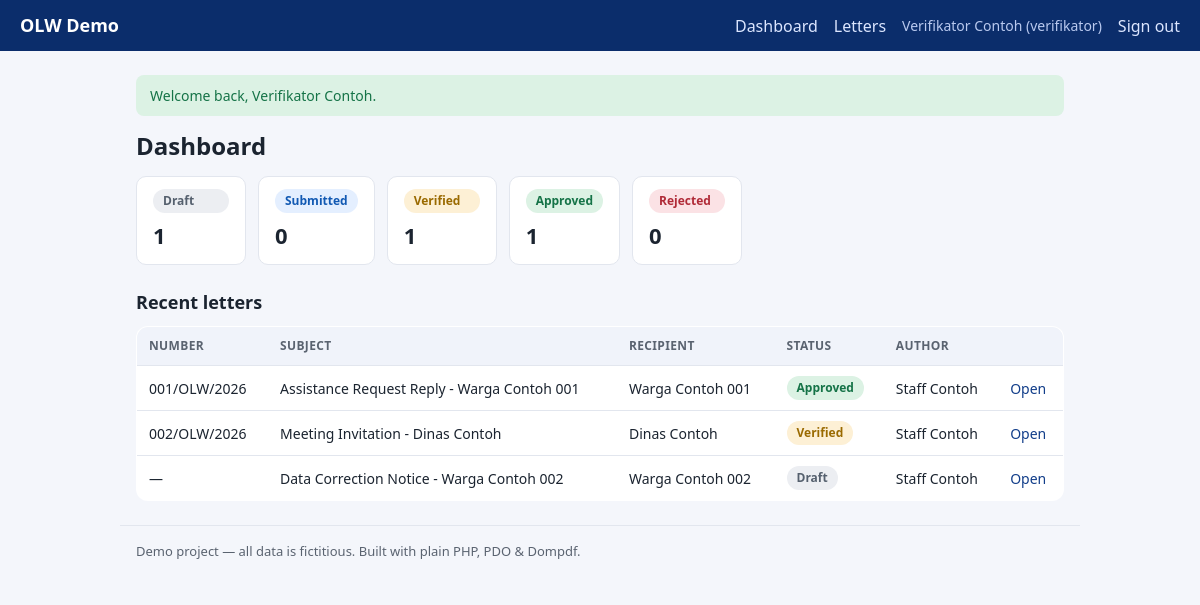
/ (signed in), run on the app's committed database.
### tables this page shows
CREATE TABLE IF NOT EXISTS letters (
    id          INT UNSIGNED NOT NULL AUTO_INCREMENT,
    number      VARCHAR(40)  DEFAULT NULL,
    year        SMALLINT UNSIGNED NOT NULL,
    subject     VARCHAR(200) NOT NULL,
    recipient   VARCHAR(160) NOT NULL,
    body        TEXT         NOT NULL,
    status      ENUM('draft','submitted','verified','approved','rejected') NOT NULL DEFAULT 'draft',
    created_by  INT UNSIGNED NOT NULL,
    created_at  DATETIME     NOT NULL DEFAULT CURRENT_TIMESTAMP,
    updated_at  DATETIME     NOT NULL DEFAULT CURRENT_TIMESTAMP ON UPDATE CURRENT_TIMESTAMP,
    PRIMARY KEY (id),
    UNIQUE KEY uq_letters_number (number),
    KEY idx_letters_status (status),
    KEY idx_letters_created_by (created_by),
    CONSTRAINT fk_letters_user FOREIGN KEY (created_by) REFERENCES users (id)
);

CREATE TABLE IF NOT EXISTS users (
    id            INT UNSIGNED NOT NULL AUTO_INCREMENT,
    name          VARCHAR(120) NOT NULL,
    username      VARCHAR(60)  NOT NULL,
    password_hash VARCHAR(255) NOT NULL,
    role          ENUM('admin','verifikator','staff') NOT NULL DEFAULT 'staff',
    is_active     TINYINT(1)   NOT NULL DEFAULT 1,
    created_at    DATETIME     NOT NULL DEFAULT CURRENT_TIMESTAMP,
    PRIMARY KEY (id),
    UNIQUE KEY uq_users_username (username)
);

### src/helpers.php (called while the page is built, shortened)
<?php
function env(string $key, ?string $default = null): ?string
{
    $value = $_ENV[$key] ?? getenv($key);
    return $value;
}
function e(?string $value): string
{
    return htmlspecialchars((string) $value, ENT_QUOTES | ENT_SUBSTITUTE, 'UTF-8');
}
function take_flashes(): array
{
    $messages = $_SESSION['flash'] ?? [];
    return $messages;
}
function view(string $name, array $data = []): string
{
    $file = dirname(__DIR__) . '/views/' . $name . '.php';
    extract($data, EXTR_SKIP);
    require $file;
    return (string) ob_get_clean();
}
function status_badge(string $status): array
{
    return match ($status) {
        'draft'     => ['Draft', 'badge-gray'],
        'submitted' => ['Submitted', 'badge-blue'],
        'verified'  => ['Verified', 'badge-amber'],
        'approved'  => ['Approved', 'badge-green'],
        'rejected'  => ['Rejected', 'badge-red'],
        default     => [ucfirst($status), 'badge-gray'],
    };
}

### src/Controllers/LetterController.php (called while the page is built, shortened)
<?php
final class LetterController
{
    public static function dashboard(): string
    {
        $letters = Letters::all();
        $counts = ['draft' => 0, 'submitted' => 0, 'verified' => 0, 'approved' => 0, 'rejected' => 0];
        foreach ($letters as $l) {
            $counts[$l['status']] = ($counts[$l['status']] ?? 0) + 1;
        }
        return view('dashboard', [
            'title'   => 'Dashboard',
            'letters' => $letters,
            'counts'  => $counts,
        ]);
    }
}

### src/Database.php (called while the page is built, shortened)
<?php
final class Database
{
    private static ?PDO $pdo = null;
    public static function connection(): PDO
    {
        $host = env('DB_HOST', '127.0.0.1');
        $port = env('DB_PORT', '3306');
        $name = env('DB_NAME', 'olw_demo');
        $user = env('DB_USER', 'root');
        $pass = env('DB_PASS', '');
        $dsn = "mysql:host={$host};port={$port};dbname={$name};charset=utf8mb4";
        try {
            self::$pdo = new PDO($dsn, $user, $pass, [
                PDO::ATTR_ERRMODE            => PDO::ERRMODE_EXCEPTION,
                PDO::ATTR_DEFAULT_FETCH_MODE => PDO::FETCH_ASSOC,
                PDO::ATTR_EMULATE_PREPARES   => false,
            ]);
        } catch (PDOException $e) {
            throw new RuntimeException(
                'Database connection failed. Check your .env settings and that MySQL/MariaDB is running.',
                0,
                $e
            );
        }
        return self::$pdo;
    }
}

### src/Letters.php (called while the page is built, shortened)
<?php
final class Letters
{
    public static function all(): array
    {
        return Database::connection()->query(
            'SELECT l.*, u.name AS author
               FROM letters l JOIN users u ON u.id = l.created_by
              ORDER BY l.created_at DESC'
        )->fetchAll();
    }
}

### src/Auth.php (called while the page is built, shortened)
<?php
final class Auth
{
    public static function check(): bool
    {
        return isset($_SESSION['user']);
    }
    public static function role(): string
    {
        return $_SESSION['user']['role'] ?? '';
    }
    public static function can(string $permission): bool
    {
        return self::check() && Rbac::allows(self::role(), $permission);
    }
}

### src/Rbac.php (called while the page is built, shortened)
<?php
final class Rbac
{
    public static function allows(string $role, string $permission): bool
    {
        return in_array($role, self::MAP[$permission] ?? [], true);
    }
}

### views/dashboard.php (the view, shortened to what this page needs)
<h1>Dashboard</h1>
<div class="stats">
    <?php foreach (['draft','submitted','verified','approved','rejected'] as $s):
        [$label, $cls] = status_badge($s); ?>
        <div class="stat">
            <span class="badge <?= e($cls) ?>"><?= e($label) ?></span>
            <strong><?= (int) ($counts[$s] ?? 0) ?></strong>
        </div>
    <?php endforeach; ?>
</div>
<h2>Recent letters</h2>
<table class="table">
    <thead><tr><th>Number</th><th>Subject</th><th>Recipient</th><th>Status</th><th>Author</th><th></th></tr></thead>
    <tbody>
    <?php foreach ($letters as $l): [$label, $cls] = status_badge($l['status']); ?>
        <tr>
            <td><?= e($l['number'] ?? '—') ?></td>
            <td><?= e($l['subject']) ?></td>
            <td><?= e($l['recipient']) ?></td>
            <td><span class="badge <?= e($cls) ?>"><?= e($label) ?></span></td>
            <td><?= e($l['author']) ?></td>
            <td><a href="/letters/show?id=<?= (int) $l['id'] ?>">Open</a></td>
        </tr>
    <?php endforeach; ?>
    </tbody>
</table>
<?php $content = ob_get_clean();
echo view('layout', ['title' => $title ?? 'Dashboard', 'content' => $content]);

### public/assets/style.css (style rules this page uses)
:root { --navy:#0b2d6b; --navy2:#123e8a; --ink:#1b2430; --muted:#5a6370; --line:#e2e6ee; --bg:#f4f6fb; --white:#fff; --green:#157347; --amber:#9a6a00; --red:#b02a37; --blue:#1159b3; --gray:#55606e; }
* { box-sizing:border-box }
body { margin:0;font-family:system-ui,-apple-system,Segoe UI,Roboto,Arial,sans-serif; color:var(--ink);background:var(--bg);line-height:1.5 }
a { color:var(--navy2);text-decoration:none }
h1 { font-size:24px;margin:0 0 12px }
h2 { font-size:18px;margin:24px 0 10px }
.table { width:100%;border-collapse:collapse;background:#fff;border:1px solid var(--line); border-radius:12px;overflow:hidden }
.table th,.table td { text-align:left;padding:10px 12px;border-bottom:1px solid var(--line);font-size:14px }
.table th { background:#f0f3fa;color:var(--muted);font-size:12px;text-transform:uppercase;letter-spacing:.03em }
.badge { display:inline-block;padding:3px 10px;border-radius:999px;font-size:12px;font-weight:700 }
.badge-gray { background:#eceef2;color:var(--gray) }
.badge-blue { background:#e4efff;color:var(--blue) }
.badge-amber { background:#fdf0d5;color:var(--amber) }
.badge-green { background:#dcf2e4;color:var(--green) }
.badge-red { background:#fbe2e5;color:var(--red) }
.stats { display:flex;gap:12px;flex-wrap:wrap;margin-bottom:8px }
.stat { background:#fff;border:1px solid var(--line);border-radius:10px;padding:12px 16px; display:flex;flex-direction:column;gap:6px;min-width:110px }
.stat strong { font-size:22px }

### data on the page
letters: id "1", number "001/OLW/2026", subject "Assistance Request Reply - Warga Contoh 001", recipient "Warga Contoh 001", label "Approved", created_by.name "Staff Contoh"
letters: number "002/OLW/2026", subject "Meeting Invitation - Dinas Contoh", recipient "Dinas Contoh", label "Verified", created_by.name "Staff Contoh"
letters: number "—", subject "Data Correction Notice - Warga Contoh 002", recipient "Warga Contoh 002", label "Draft", created_by.name "Staff Contoh"

### other printed values
$f['message'] "Welcome back, Verifikator Contoh."
$label "Draft"
$label "Submitted"
$counts[$s] "0"
$label "Verified"
$label "Approved"
$label "Rejected"
